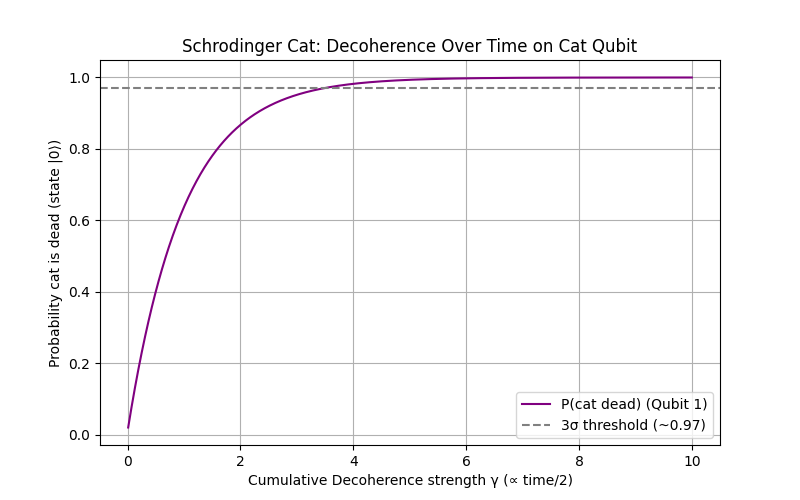

Recreate this plot in Python.
# Schrodinger Cat Simulation with Decoherence on the Cat Qubit
from qiskit_ibm_runtime import QiskitRuntimeService, SamplerV2 as Sampler
from qiskit_aer import Aer, AerSimulator
from qiskit import QuantumCircuit, transpile
from qiskit.quantum_info import Kraus, DensityMatrix, partial_trace
import numpy as np
import matplotlib.pyplot as plt

# --- CONFIGURATION SWITCH ---
USE_SIMULATOR = True 
# Set to False to run on real hardware
# ----------------------------

# 1. Define the backend based on the config variable
if USE_SIMULATOR:
    # Use the local Aer simulator
    backend = AerSimulator()
    print("Using local Aer simulator.")
else:
    # Use the IBM Quantum hardware via Qiskit Runtime
    service = QiskitRuntimeService() 
    # Select the least busy available QPU (Quantum Processing Unit)
    backend = service.least_busy(operational=True, simulator=False) 
    print(f"Using IBM hardware: {backend.name}")


# --- Parameters ---
num_steps = 1000
gamma_step = 0.01
cumulative_gamma = np.linspace(gamma_step, num_steps * gamma_step, num_steps)
cat_probs = []

# --- Kraus operators for amplitude damping ---
def amplitude_damping_kraus(gamma):
    K0 = np.array([[1, 0], [0, np.sqrt(1 - gamma)]])
    K1 = np.array([[0, np.sqrt(gamma)], [0, 0]])
    return Kraus([K0, K1])

# --- Build initial entangled state: (|0⟩|0⟩ + |1⟩|1⟩)/√2 ---
# Using DensityMatrix directly from the state vector for simplicity
# Qubit 0: Isotope Atom, Qubit 1: Cat
#initial_state_vector = (np.kron([1, 0], [1, 0]) + np.kron([0, 1], [0, 1])) / np.sqrt(2)
# We start in with atom at 0.1 decayed and cat at 0.9 alive
initial_state_vector = np.sqrt(0.01)*np.kron([1, 0], [1, 0]) + np.sqrt(0.99)*np.kron([0, 1], [0, 1])
state = DensityMatrix(initial_state_vector)

# --- Simulate decoherence on the CAT qubit (qubit 1) over time ---
kraus_step = amplitude_damping_kraus(gamma_step)

for _ in range(num_steps):
    # Apply the fixed-step Kraus operator to the cat qubit (index 1)
    state = state.evolve(kraus_step, qargs=[1])
    
    # Trace out the atom qubit (index 0) to get the cat's (index 1) reduced state
    cat_state = partial_trace(state, qargs=[0]) 
    
    # P(cat dead) is the probability of the |0> state in the cat's reduced density matrix
    # Accordingly, P(cat alive) =is the probability of the |1> state
    # |0> is the top-left element of the 2x2 matrix. |1> is bottom right.
    p_dead = np.real(cat_state.data[0, 0])
    cat_probs.append(p_dead)

# Plotting the results:
# Probability of the cat being dead (in state |0⟩) vs cumulative decoherence strength
# The horisontal axis can be interpreted as time under constant decoherence rate
# The dashed line indicates a 3-sigma threshold for practical purposes

plt.figure(figsize=(8, 5))
plt.plot(cumulative_gamma, cat_probs, label="P(cat dead) (Qubit 1)", color="purple")
plt.axhline(0.97, color='gray', linestyle='--', label="3σ threshold (~0.97)")
plt.xlabel("Cumulative Decoherence strength γ (∝ time/2)")
plt.ylabel("Probability cat is dead (state |0⟩)")
plt.title("Schrodinger Cat: Decoherence Over Time on Cat Qubit")
plt.legend()
plt.grid(True)
plt.show()
